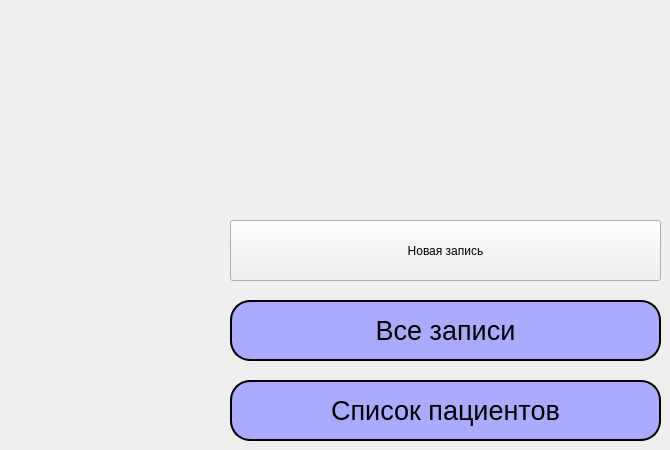
    <widget class="QWidget" name="page_3">
     <widget class="QLabel" name="label_GreetingsOnMain">
      <property name="geometry">
       <rect>
        <x>0</x>
        <y>-10</y>
        <width>461</width>
        <height>61</height>
       </rect>
      </property>
      <property name="styleSheet">
       <string notr="true">font: 2000 20pt &quot;Rockwell Extra Bold&quot;;</string>
      </property>
      <property name="text">
       <string/>
      </property>
     </widget>
     <widget class="QPushButton" name="pushButton_newAppointment_onMain">
      <property name="geometry">
       <rect>
        <x>230</x>
        <y>220</y>
        <width>431</width>
        <height>61</height>
       </rect>
      </property>
      <property name="styleSheet">
       <string notr="true">
QPushButton{
	font: 2000 15pt &quot;Rockwell Extra Bold&quot;;
	border: 2px solid black;
	background-color:rgb(170, 170, 255);
	font-size: 27px;	
	border-radius: 20px;	
	color:black;
}

QPushButton:pressed
{
	background-color:black;
}

QPushButton:hover
{
	background-color: rgb(14, 118, 255);
}font: 2000 15pt &quot;Rockwell Extra Bold&quot;;</string>
      </property>
      <property name="text">
       <string>Новая запись</string>
      </property>
     </widget>
     <widget class="QPushButton" name="pushButton_allAppointments_onMain">
      <property name="geometry">
       <rect>
        <x>230</x>
        <y>300</y>
        <width>431</width>
        <height>61</height>
       </rect>
      </property>
      <property name="styleSheet">
       <string notr="true">
QPushButton{
	font: 2000 15pt &quot;Rockwell Extra Bold&quot;;
	border: 2px solid black;
	background-color:rgb(170, 170, 255);
	font-size: 27px;	
	border-radius: 20px;	
	color:black;
}

QPushButton:pressed
{
	background-color:black;
}

QPushButton:hover
{
	background-color: rgb(14, 118, 255);
}</string>
      </property>
      <property name="text">
       <string>Все записи</string>
      </property>
     </widget>
     <widget class="QPushButton" name="pushButton_allPatients_onMain">
      <property name="geometry">
       <rect>
        <x>230</x>
        <y>380</y>
        <width>431</width>
        <height>61</height>
       </rect>
      </property>
      <property name="styleSheet">
       <string notr="true">
QPushButton{
	font: 2000 15pt &quot;Rockwell Extra Bold&quot;;
	border: 2px solid black;
	background-color:rgb(170, 170, 255);
	font-size: 27px;	
	border-radius: 20px;	
	color:black;
}

QPushButton:pressed
{
	background-color:black;
}

QPushButton:hover
{
	background-color: rgb(14, 118, 255);
}</string>
      </property>
      <property name="text">
       <string>Список пациентов</string>
      </property>
     </widget>
    </widget>
